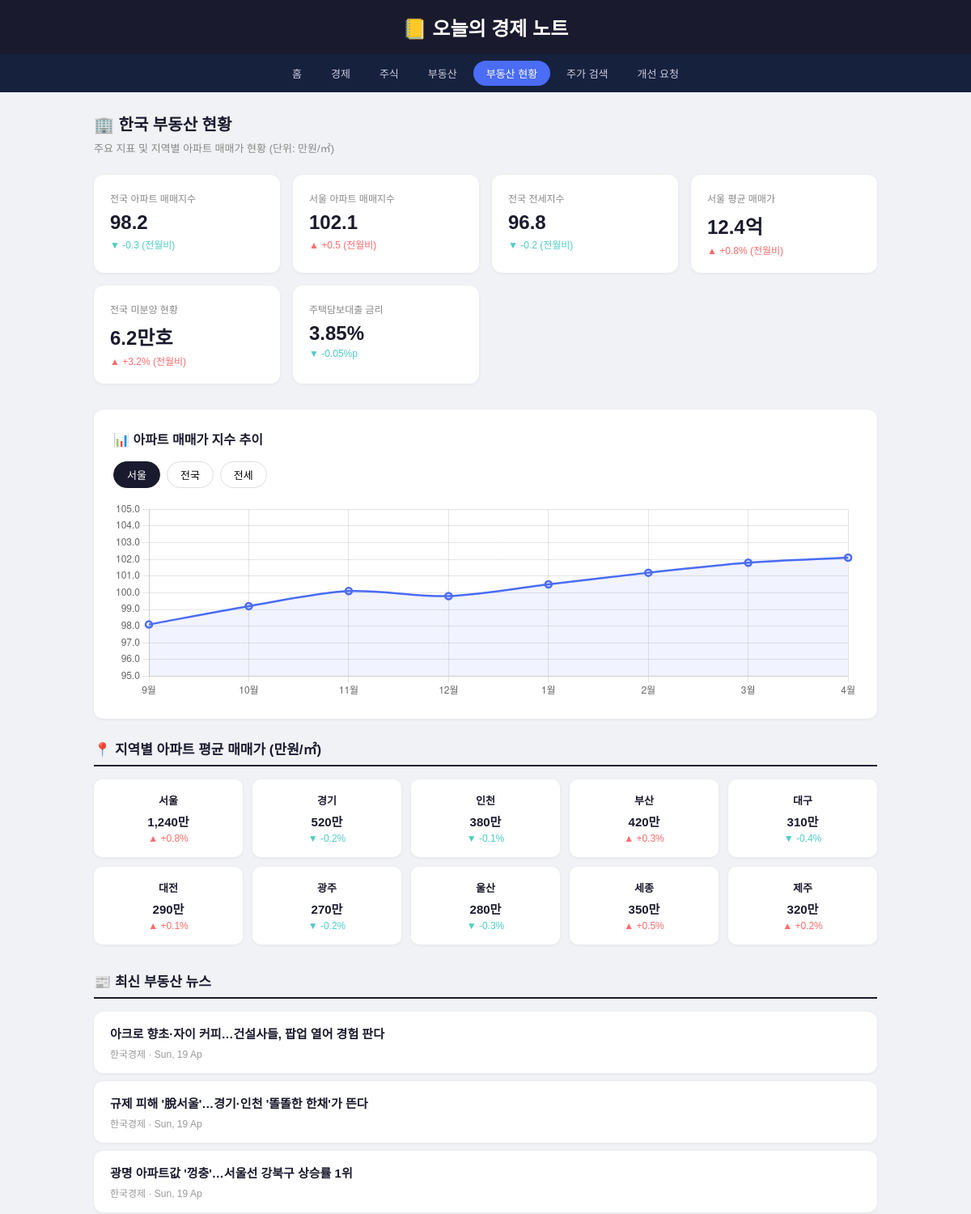
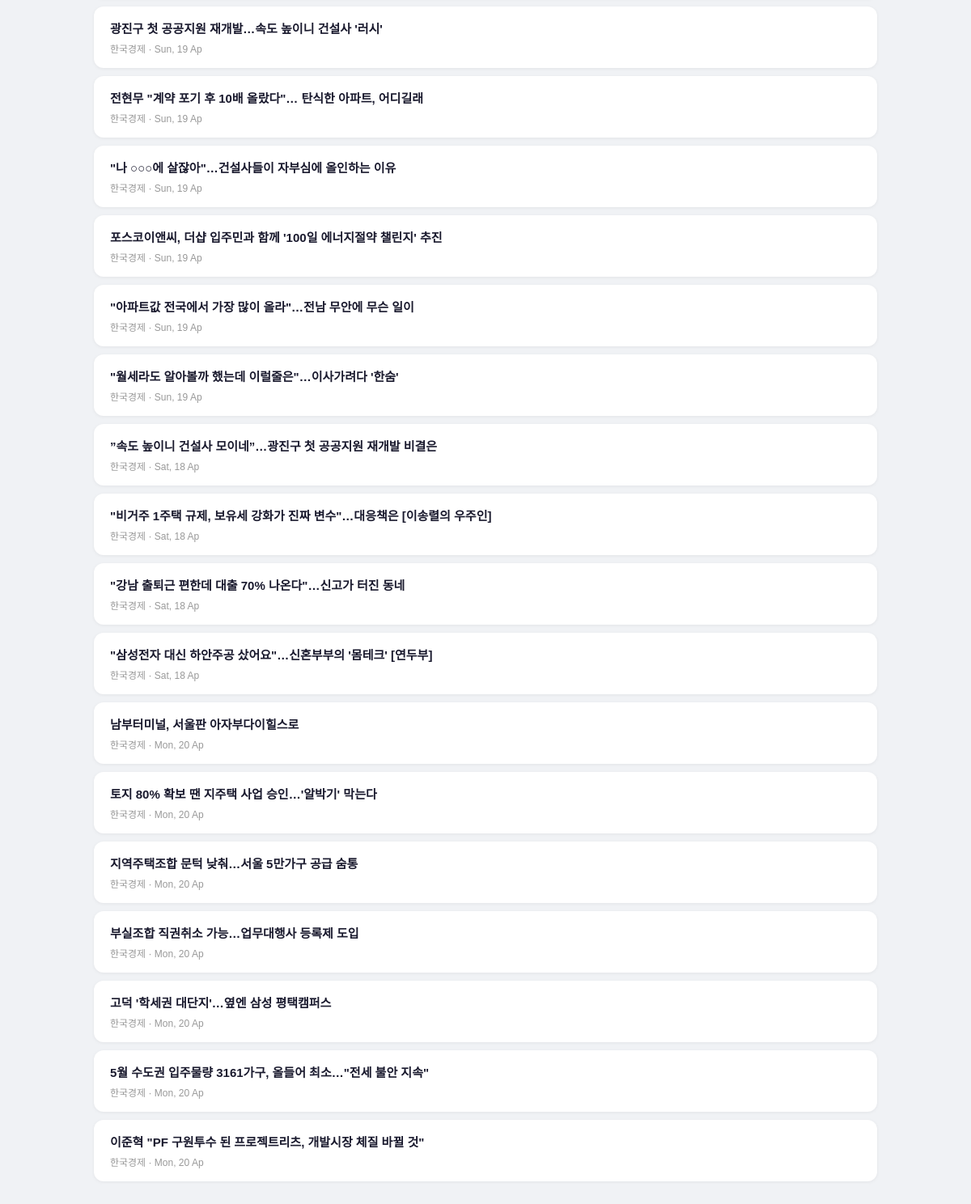
The app's page /realestate with its own data (2 pictures, top to bottom).
### tables this page shows
CREATE TABLE articles (
            id       INTEGER PRIMARY KEY AUTOINCREMENT,
            title    TEXT NOT NULL,
            link     TEXT,
            source   TEXT,
            category TEXT,
            date     TEXT
        );

### app.py (the view)
@app.route("/realestate")
def realestate():
    articles = get_articles("부동산")
    return render_template("realestate.html", articles=articles)

### app.py (called while the page is built, shortened)
def get_articles(category=None):
    conn = sqlite3.connect(DB)
    c = conn.cursor()
    if category:
        c.execute("""
            SELECT id, title, link, source, category, date
            FROM articles WHERE category=?
            ORDER BY date DESC LIMIT 20
        """, (category,))
    rows = c.fetchall()
    conn.close()
    return [{"id": r[0], "title": r[1], "link": r[2], "source": r[3], "category": r[4], "date": r[5]} for r in rows]

### templates/realestate.html (shortened to what this page needs)
<!DOCTYPE html>
<html lang="ko">
<head>
</head>
<body>
<header><h1>📒 오늘의 경제 노트</h1></header>
<nav>
  <a href="/">홈</a>
  <a href="/news/경제">경제</a>
  <a href="/news/주식">주식</a>
  <a href="/news/부동산">부동산</a>
  <a href="/realestate" class="active">부동산 현황</a>
  <a href="/stock">주가 검색</a>
  <a href="/feedback">개선 요청</a>
</nav>
<div class="container">
  <h2>🏢 한국 부동산 현황</h2>
  <p class="subtitle">주요 지표 및 지역별 아파트 매매가 현황 (단위: 만원/㎡)</p>
  <div class="stat-grid">
    <div class="stat-card">
      <div class="label">전국 아파트 매매지수</div>
      <div class="value">98.2</div>
      <div class="change down">▼ -0.3 (전월비)</div>
    </div>
    <div class="stat-card">
      <div class="label">서울 아파트 매매지수</div>
      <div class="value">102.1</div>
      <div class="change up">▲ +0.5 (전월비)</div>
    </div>
    <div class="stat-card">
      <div class="label">전국 전세지수</div>
      <div class="value">96.8</div>
      <div class="change down">▼ -0.2 (전월비)</div>
    </div>
    <div class="stat-card">
      <div class="label">서울 평균 매매가</div>
      <div class="value">12.4억</div>
      <div class="change up">▲ +0.8% (전월비)</div>
    </div>
    <div class="stat-card">
      <div class="label">전국 미분양 현황</div>
      <div class="value">6.2만호</div>
      <div class="change up">▲ +3.2% (전월비)</div>
    </div>
    <div class="stat-card">
      <div class="label">주택담보대출 금리</div>
      <div class="value">3.85%</div>
      <div class="change down">▼ -0.05%p</div>
    </div>
  </div>
  <div class="chart-section">
    <h3>📊 아파트 매매가 지수 추이</h3>
    <div class="chart-tabs">
      <button class="chart-tab active" onclick="changeChart('seoul', this)">서울</button>
      <button class="chart-tab" onclick="changeChart('nationwide', this)">전국</button>
      <button class="chart-tab" onclick="changeChart('jeonse', this)">전세</button>
    </div>
    <canvas id="priceChart" height="80"></canvas>
  </div>
  <div class="section-title">📍 지역별 아파트 평균 매매가 (만원/㎡)</div>
  <div class="region-grid">
    <div class="region-card"><div class="region">서울</div><div class="price">1,240만</div><div class="diff up">▲ +0.8%</div></div>
    <div class="region-card"><div class="region">경기</div><div class="price">520만</div><div class="diff down">▼ -0.2%</div></div>
    <div class="region-card"><div class="region">인천</div><div class="price">380만</div><div class="diff down">▼ -0.1%</div></div>
    <div class="region-card"><div class="region">부산</div><div class="price">420만</div><div class="diff up">▲ +0.3%</div></div>
    <div class="region-card"><div class="region">대구</div><div class="price">310만</div><div class="diff down">▼ -0.4%</div></div>
    <div class="region-card"><div class="region">대전</div><div class="price">290만</div><div class="diff up">▲ +0.1%</div></div>
    <div class="region-card"><div class="region">광주</div><div class="price">270만</div><div class="diff down">▼ -0.2%</div></div>
    <div class="region-card"><div class="region">울산</div><div class="price">280만</div><div class="diff down">▼ -0.3%</div></div>
    <div class="region-card"><div class="region">세종</div><div class="price">350만</div><div class="diff up">▲ +0.5%</div></div>
    <div class="region-card"><div class="region">제주</div><div class="price">320만</div><div class="diff up">▲ +0.2%</div></div>
  </div>
  <div class="section-title">📰 최신 부동산 뉴스</div>
  {% for article in articles %}
  <div class="article-card">
    <h4><a href="{{ article['link'] }}" target="_blank" rel="noreferrer">{{ article['title'] }}</a></h4>
    <div class="meta">{{ article['source'] }} · {{ article['date'] }}</div>
  </div>
  {% endfor %}
</div>
<script>
const chartData = {
  seoul:      [98.1, 99.2, 100.1, 99.8, 100.5, 101.2, 101.8, 102.1],
  nationwide: [99.2, 99.5, 99.8, 99.3, 98.9, 98.5, 98.3, 98.2],
  jeonse:     [97.5, 97.8, 98.1, 97.9, 97.5, 97.1, 96.9, 96.8],
};
const labels = ['9월', '10월', '11월', '12월', '1월', '2월', '3월', '4월'];
const colors = { seoul: '#4a6cf7', nationwide: '#1a1a2e', jeonse: '#f59e0b' };
const names  = { seoul: '서울 매매', nationwide: '전국 매매', jeonse: '전국 전세' };
let chart;
window.onload = function() {
  const ctx = document.getElementById('priceChart').getContext('2d');
  chart = new Chart(ctx, {
    type: 'line',
    data: {
      labels,
      datasets: [{
        label: '서울 매매',
        data: chartData.seoul,
        borderColor: '#4a6cf7',
        backgroundColor: 'rgba(74,108,247,0.08)',
        borderWidth: 2.5,
        pointRadius: 4,
        tension: 0.3,
        fill: true,
      }]
    },
    options: {
      responsive: true,
      plugins: { legend: { display: false } },
      scales: {
        y: { min: 95, max: 105, ticks: { callback: v => v.toFixed(1) } }
      }
    }
  });
};
function changeChart(type, btn) {
  document.querySelectorAll('.chart-tab').forEach(t => t.classList.remove('active'));
  btn.classList.add('active');
  chart.data.datasets[0].data            = chartData[type];
  chart.data.datasets[0].borderColor     = colors[type];
  chart.data.datasets[0].backgroundColor = colors[type] + '15';
  chart.data.datasets[0].label           = names[type];
  chart.update();
}
</script>
</body>
</html>

### templates/realestate.html (style rules this page uses)
* { box-sizing: border-box; margin: 0; padding: 0; }
body { font-family: 'Apple SD Gothic Neo', sans-serif; background: #f0f2f5; color: #1a1a2e; }
header { background: #1a1a2e; color: white; padding: 16px 0; text-align: center; }
header h1 { font-size: 24px; font-weight: 700; }
nav { background: #16213e; display: flex; justify-content: center; gap: 4px; padding: 8px; flex-wrap: wrap; }
nav a { color: #ccd; text-decoration: none; padding: 6px 16px; border-radius: 20px; font-size: 13px; transition: all 0.2s; }
nav a:hover, nav a.active { background: #4a6cf7; color: white; }
.container { max-width: 1000px; margin: 0 auto; padding: 24px 16px 40px; }
h2 { font-size: 20px; margin-bottom: 6px; }
.subtitle { font-size: 13px; color: #888; margin-bottom: 24px; }
.stat-grid { display: grid; grid-template-columns: repeat(auto-fill, minmax(200px, 1fr)); gap: 16px; margin-bottom: 32px; }
.stat-card { background: white; border-radius: 12px; padding: 20px; box-shadow: 0 1px 4px rgba(0,0,0,0.06); }
.stat-card .label { font-size: 12px; color: #888; margin-bottom: 8px; }
.stat-card .value { font-size: 24px; font-weight: 700; color: #1a1a2e; }
.stat-card .change { font-size: 12px; margin-top: 4px; }
.up { color: #ff6b6b; }
.down { color: #4ecdc4; }
.chart-section { background: white; border-radius: 12px; padding: 24px; box-shadow: 0 1px 4px rgba(0,0,0,0.06); margin-bottom: 24px; }
.chart-section h3 { font-size: 16px; margin-bottom: 16px; color: #1a1a2e; }
.chart-tabs { display: flex; gap: 8px; margin-bottom: 16px; flex-wrap: wrap; }
.chart-tab { padding: 6px 16px; border-radius: 20px; border: 1.5px solid #ddd; background: white; font-size: 13px; cursor: pointer; font-family: inherit; transition: all 0.2s; }
.chart-tab.active { background: #1a1a2e; color: white; border-color: #1a1a2e; }
.region-grid { display: grid; grid-template-columns: repeat(auto-fill, minmax(160px, 1fr)); gap: 12px; margin-bottom: 32px; }
.region-card { background: white; border-radius: 10px; padding: 16px; box-shadow: 0 1px 4px rgba(0,0,0,0.06); text-align: center; }
.region-card .region { font-size: 13px; font-weight: 600; margin-bottom: 6px; }
.region-card .price { font-size: 15px; font-weight: 700; color: #1a1a2e; }
.region-card .diff { font-size: 12px; margin-top: 4px; }
.article-card { background: white; border-radius: 12px; padding: 16px 20px; margin-bottom: 10px; box-shadow: 0 1px 4px rgba(0,0,0,0.06); transition: transform 0.15s; }
.article-card h4 { font-size: 15px; margin-bottom: 6px; }
.article-card h4 a { color: #1a1a2e; text-decoration: none; }
.meta { font-size: 12px; color: #999; }
.section-title { font-size: 17px; font-weight: 600; margin-bottom: 16px; padding-bottom: 8px; border-bottom: 2px solid #1a1a2e; }

### records on screen
articles: title "아크로 향초·자이 커피…건설사들, 팝업 열어 경험 판다", source "한국경제", date "Sun, 19 Ap"
articles: title "규제 피해 '脫서울'…경기·인천 '똘똘한 한채'가 뜬다", source "한국경제", date "Sun, 19 Ap"
articles: title "광명 아파트값 '껑충'…서울선 강북구 상승률 1위", source "한국경제", date "Sun, 19 Ap"
articles: title "광진구 첫 공공지원 재개발…속도 높이니 건설사 '러시'", source "한국경제", date "Sun, 19 Ap"
articles: title "전현무 \"계약 포기 후 10배 올랐다\"… 탄식한 아파트, 어디길래", source "한국경제", date "Sun, 19 Ap"
articles: title "\"나 ○○○에 살잖아\"…건설사들이 자부심에 올인하는 이유", source "한국경제", date "Sun, 19 Ap"
articles: title "포스코이앤씨, 더샵 입주민과 함께 '100일 에너지절약 챌린지' 추진", source "한국경제", date "Sun, 19 Ap"
articles: title "\"아파트값 전국에서 가장 많이 올라\"…전남 무안에 무슨 일이", source "한국경제", date "Sun, 19 Ap"
articles: title "\"월세라도 알아볼까 했는데 이럴줄은\"…이사가려다 '한숨'", source "한국경제", date "Sun, 19 Ap"
articles: title "”속도 높이니 건설사 모이네”…광진구 첫 공공지원 재개발 비결은", source "한국경제", date "Sat, 18 Ap"
articles: title "\"비거주 1주택 규제, 보유세 강화가 진짜 변수\"…대응책은 [이송렬의 우주인]", source "한국경제", date "Sat, 18 Ap"
articles: title "\"강남 출퇴근 편한데 대출 70% 나온다\"…신고가 터진 동네", source "한국경제", date "Sat, 18 Ap"
articles: title "\"삼성전자 대신 하안주공 샀어요\"…신혼부부의 '몸테크' [연두부]", source "한국경제", date "Sat, 18 Ap"
articles: title "남부터미널, 서울판 아자부다이힐스로", source "한국경제", date "Mon, 20 Ap"
articles: title "토지 80% 확보 땐 지주택 사업 승인…'알박기' 막는다", source "한국경제", date "Mon, 20 Ap"
articles: title "지역주택조합 문턱 낮춰…서울 5만가구 공급 숨통", source "한국경제", date "Mon, 20 Ap"
articles: title "부실조합 직권취소 가능…업무대행사 등록제 도입", source "한국경제", date "Mon, 20 Ap"
articles: title "고덕 '학세권 대단지'…옆엔 삼성 평택캠퍼스", source "한국경제", date "Mon, 20 Ap"
articles: title "5월 수도권 입주물량 3161가구, 올들어 최소…\"전세 불안 지속\"", source "한국경제", date "Mon, 20 Ap"
articles: title "이준혁 \"PF 구원투수 된 프로젝트리츠, 개발시장 체질 바뀔 것\"", source "한국경제", date "Mon, 20 Ap"
